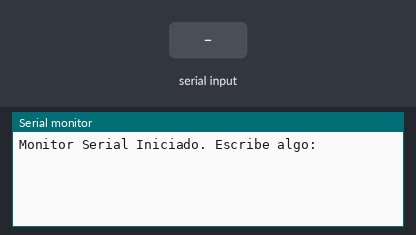
The sketch below on a simulated Arduino Uno, built with avr-gcc and run on an emulated ATmega328P. Parts: the last lines printed to the serial monitor. The inputs (shaded band) are chosen by the test bench.

Above: at 1.2 s.
1.3 s: "1\n" received over Serial
At 1.7 s:
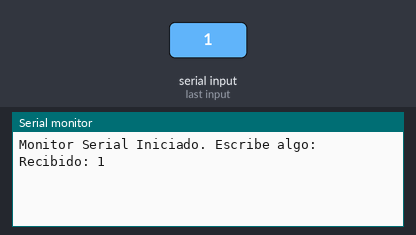
2.8 s: "0\n" received over Serial
At 4.0 s:
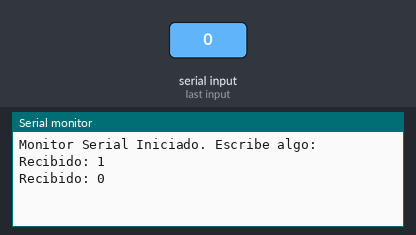
4.3 s: "2\n" received over Serial
At 5.2 s:
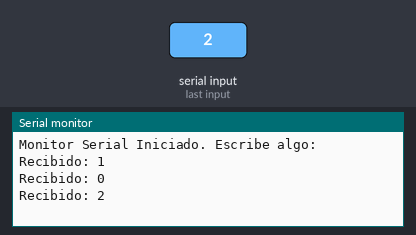

Measured:
- after the input at 1.3 s, the serial monitor: prints a new line at once (image 1)
- after the input at 2.8 s, the serial monitor: prints a new line at once (image 2)
- after the input at 4.3 s, the serial monitor: prints a new line at once (image 3)

The sketch:

UART.ino
```cpp
void setup() {
    Serial.begin(9600); // Inicializa el Monitor Serial a 9600 baudios
    Serial.println("Monitor Serial Iniciado. Escribe algo:");
}

void loop() {
    if (Serial.available() > 0) { // Verifica si hay datos en el buffer serial
        String entrada = Serial.readStringUntil('\n'); // Lee el dato ingresado
        Serial.print("Recibido: ");
        Serial.println(entrada); // Muestra el dato en el monitor serial
    }
}
```
